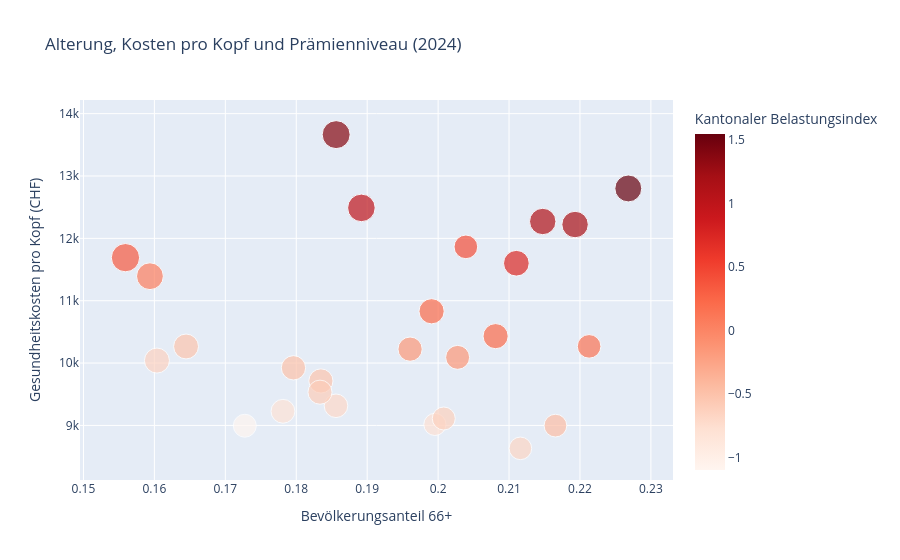

The notebook cell this image was saved under:
### Code cell
fig = px.scatter(
    panel_latest,
    x='population_share_66_plus',
    y='cost_per_capita',
    size='premium_median_monthly',
    color='belastungsindex',
    hover_name='canton_label',
    color_continuous_scale='Reds',
    title=f'Alterung, Kosten pro Kopf und Prämienniveau ({latest_year})',
    labels={
        'population_share_66_plus': 'Bevölkerungsanteil 66+',
        'cost_per_capita': 'Gesundheitskosten pro Kopf (CHF)',
        'premium_median_monthly': 'Monatliche Median-Basisprämie (Erwachsene)',
        'belastungsindex': 'Kantonaler Belastungsindex',
    },
)
fig.show()

### Figure 1 — Plotly figure (JSON) as saved in the notebook; plotly's stock layout.template omitted (floating-point values rounded to 4 significant figures)
{"data": [{"hovertemplate": "<b>%{hovertext}</b><br><br>Bevölkerungsanteil 66+=%{x}<br>Gesundheitskosten pro Kopf (CHF)=%{y}<br>Monatliche Median-Basisprämie (Erwachsene)=%{marker.size}<br>Kantonaler Belastungsindex=%{marker.color}<extra></extra>", "hovertext": ["Aargau", "Appenzell Innerrhoden", "Appenzell Ausserrhoden", "Bern", "Basel-Landschaft", "Basel-Stadt", "Fribourg", "Genève", "Glarus", "Graubünden", "Jura", "Luzern", "Neuchâtel", "Nidwalden", "Obwalden", "St. Gallen", "Schaffhausen", "Solothurn", "Schwyz", "Thurgau", "Ticino", "Uri", "Vaud", "Valais", "Zug", "Zürich"], "legendgroup": "", "marker": {"color": [-0.4966, -0.7918, -0.1493, 0.726, 1.173, 1.381, -0.6471, 0.3393, 0.4127, 0.1396, 1.111, -0.8157, 0.9876, -0.468, -0.6309, -0.5289, 0.2173, 0.2182, -0.7103, -0.6, 1.549, -0.6819, 0.05539, -0.1641, -1.1, -0.5258], "coloraxis": "coloraxis", "size": [512.0, 425.1, 495.8, 570.5, 605.3, 675.2, 541.4, 691.4, 483.8, 481.9, 602.5, 492.3, 657.8, 447.4, 457.9, 505.9, 547.2, 548.5, 481.8, 503.0, 626.6, 441.7, 621.2, 508.2, 454.7, 537.0], "sizemode": "area", "sizeref": 1.728, "symbol": "circle"}, "mode": "markers", "name": "", "orientation": "v", "showlegend": false, "type": "scatter", "x": [0.1796, 0.1995, 0.2028, 0.211, 0.2193, 0.1856, 0.1604, 0.1559, 0.2039, 0.2213, 0.2148, 0.1781, 0.1892, 0.2165, 0.2008, 0.1835, 0.2081, 0.1991, 0.1856, 0.1833, 0.2268, 0.2116, 0.1594, 0.196, 0.1727, 0.1645], "xaxis": "x", "y": [9924.0, 9016.0, 10090.0, 11600.0, 12220.0, 13660.0, 10040.0, 11690.0, 11860.0, 10270.0, 12270.0, 9227.0, 12490.0, 8997.0, 9111.0, 9713.0, 10430.0, 10830.0, 9315.0, 9533.0, 12800.0, 8632.0, 11390.0, 10220.0, 8995.0, 10270.0], "yaxis": "y"}], "layout": {"coloraxis": {"colorbar": {"title": {"text": "Kantonaler Belastungsindex"}}, "colorscale": [[0, "rgb(255,245,240)"], [0.125, "rgb(254,224,210)"], [0.25, "rgb(252,187,161)"], [0.375, "rgb(252,146,114)"], [0.5, "rgb(251,106,74)"], [0.625, "rgb(239,59,44)"], [0.75, "rgb(203,24,29)"], [0.875, "rgb(165,15,21)"], [1, "rgb(103,0,13)"]]}, "legend": {"itemsizing": "constant", "tracegroupgap": 0}, "title": {"text": "Alterung, Kosten pro Kopf und Prämienniveau (2024)"}, "xaxis": {"anchor": "y", "domain": [0, 1], "title": {"text": "Bevölkerungsanteil 66+"}}, "yaxis": {"anchor": "x", "domain": [0, 1], "title": {"text": "Gesundheitskosten pro Kopf (CHF)"}}}}
